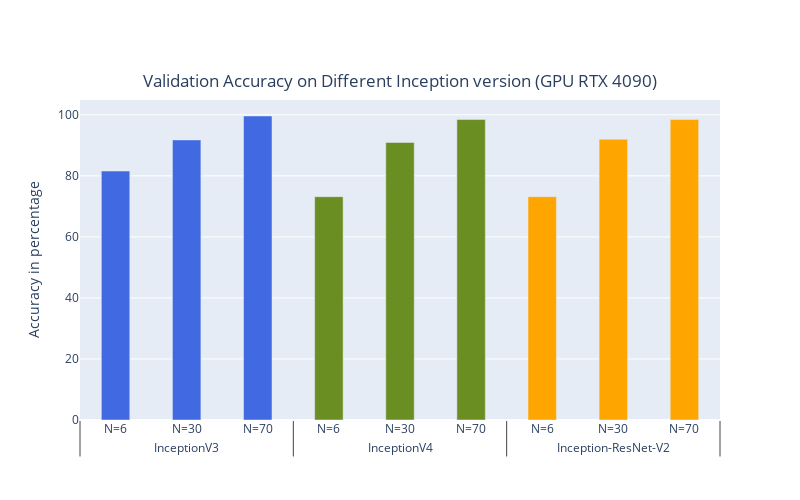

Notebook source saved alongside this figure:
### Markdown cell above
<h3>Vlidation Accuracy for in InceptionV4 / InceptionV3 / Inception-ResNet-V2</h3>

selecte traing sample base on each person's faces N>= 6, N>= 30, N>= 70

for procedures and details, See 

src/V4Implement_N6/N30/N70.ipynb,

src/V4Implement_N6/N30/N70.ipynb,

src/Inception_ResNet_N6/N30/N70.ipynb

### Code cell
fig = go.Figure()
fig.add_bar(x=x,
            y=[81.57, 91.77, 99.61, 73.18, 90.93,
               98.45, 73.18, 91.98, 98.45],
             marker_color=['royalblue']*3+['olivedrab']*3+['orange']*3, width = barWidth) 
fig.update_layout(width=800, height=500, title={
        'text': "Validation Accuracy on Different Inception version (GPU RTX 4090)",
        'x': 0.5, 'y': 0.85,
        'xanchor': 'center',
        'yanchor': 'top'
    },
    yaxis_title="Accuracy in percentage")     
    
fig.show()

### Figure 1 — Plotly figure (JSON) as saved in the notebook; plotly's stock layout.template omitted (floating-point values rounded to 4 significant figures)
{"data": [{"marker": {"color": ["royalblue", "royalblue", "royalblue", "olivedrab", "olivedrab", "olivedrab", "orange", "orange", "orange"]}, "type": "bar", "width": 0.4, "x": [["InceptionV3", "InceptionV3", "InceptionV3", "InceptionV4", "InceptionV4", "InceptionV4", "Inception-ResNet-V2", "Inception-ResNet-V2", "Inception-ResNet-V2"], ["N=6", "N=30", "N=70", "N=6", "N=30", "N=70", "N=6", "N=30", "N=70"]], "y": [81.57, 91.77, 99.61, 73.18, 90.93, 98.45, 73.18, 91.98, 98.45]}], "layout": {"height": 500, "title": {"text": "Validation Accuracy on Different Inception version (GPU RTX 4090)", "x": 0.5, "xanchor": "center", "y": 0.85, "yanchor": "top"}, "width": 800, "yaxis": {"title": {"text": "Accuracy in percentage"}}}}
